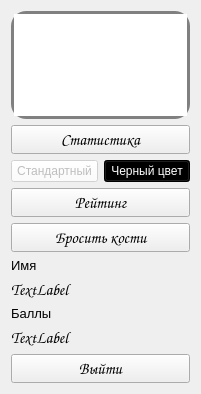
   <widget class="QWidget" name="verticalLayoutWidget">
    <property name="geometry">
     <rect>
      <x>1069</x>
      <y>10</y>
      <width>201</width>
      <height>394</height>
     </rect>
    </property>
    <layout class="QVBoxLayout" name="verticalLayout">
     <item>
      <widget class="QTextBrowser" name="dice_place">
       <property name="font">
        <font>
         <pointsize>25</pointsize>
        </font>
       </property>
       <property name="styleSheet">
        <string notr="true">border-radius: 15px;
border: 3px solid #c716bd;
border-color: grey;
</string>
       </property>
       <property name="html">
        <string>&lt;!DOCTYPE HTML PUBLIC &quot;-//W3C//DTD HTML 4.0//EN&quot; &quot;http://www.w3.org/TR/REC-html40/strict.dtd&quot;&gt;
&lt;html&gt;&lt;head&gt;&lt;meta name=&quot;qrichtext&quot; content=&quot;1&quot; /&gt;&lt;style type=&quot;text/css&quot;&gt;
p, li { white-space: pre-wrap; }
&lt;/style&gt;&lt;/head&gt;&lt;body style=&quot; font-family:'MS Shell Dlg 2'; font-size:25pt; font-weight:400; font-style:normal;&quot;&gt;
&lt;p align=&quot;center&quot; style=&quot;-qt-paragraph-type:empty; margin-top:0px; margin-bottom:0px; margin-left:0px; margin-right:0px; -qt-block-indent:0; text-indent:0px;&quot;&gt;&lt;br /&gt;&lt;/p&gt;&lt;/body&gt;&lt;/html&gt;</string>
       </property>
      </widget>
     </item>
     <item>
      <spacer name="verticalSpacer_6">
       <property name="orientation">
        <enum>Qt::Vertical</enum>
       </property>
       <property name="sizeHint" stdset="0">
        <size>
         <width>20</width>
         <height>40</height>
        </size>
       </property>
      </spacer>
     </item>
     <item>
      <spacer name="verticalSpacer_5">
       <property name="orientation">
        <enum>Qt::Vertical</enum>
       </property>
       <property name="sizeHint" stdset="0">
        <size>
         <width>20</width>
         <height>40</height>
        </size>
       </property>
      </spacer>
     </item>
     <item>
      <spacer name="verticalSpacer_4">
       <property name="orientation">
        <enum>Qt::Vertical</enum>
       </property>
       <property name="sizeHint" stdset="0">
        <size>
         <width>20</width>
         <height>40</height>
        </size>
       </property>
      </spacer>
     </item>
     <item>
      <spacer name="verticalSpacer_3">
       <property name="orientation">
        <enum>Qt::Vertical</enum>
       </property>
       <property name="sizeHint" stdset="0">
        <size>
         <width>20</width>
         <height>40</height>
        </size>
       </property>
      </spacer>
     </item>
     <item>
      <spacer name="verticalSpacer_2">
       <property name="orientation">
        <enum>Qt::Vertical</enum>
       </property>
       <property name="sizeHint" stdset="0">
        <size>
         <width>20</width>
         <height>40</height>
        </size>
       </property>
      </spacer>
     </item>
     <item>
      <spacer name="verticalSpacer">
       <property name="orientation">
        <enum>Qt::Vertical</enum>
       </property>
       <property name="sizeHint" stdset="0">
        <size>
         <width>20</width>
         <height>40</height>
        </size>
       </property>
      </spacer>
     </item>
     <item>
      <widget class="QPushButton" name="stat_btn">
       <property name="font">
        <font>
         <family>Comic Sans MS</family>
         <pointsize>12</pointsize>
        </font>
       </property>
       <property name="text">
        <string>Cтатистика</string>
       </property>
      </widget>
     </item>
     <item>
      <layout class="QHBoxLayout" name="horizontalLayout_2">
       <item>
        <widget class="QPushButton" name="white_2">
         <property name="enabled">
          <bool>false</bool>
         </property>
         <property name="styleSheet">
          <string notr="true">background-color:white;</string>
         </property>
         <property name="text">
          <string>Стандартный</string>
         </property>
        </widget>
       </item>
       <item>
        <widget class="QPushButton" name="black">
         <property name="styleSheet">
          <string notr="true">background-color:black;
color:white;</string>
         </property>
         <property name="text">
          <string>Черный цвет</string>
         </property>
        </widget>
       </item>
      </layout>
     </item>
     <item>
      <widget class="QPushButton" name="rate_table">
       <property name="font">
        <font>
         <family>Comic Sans MS</family>
         <pointsize>12</pointsize>
        </font>
       </property>
       <property name="text">
        <string>Рейтинг</string>
       </property>
      </widget>
     </item>
     <item>
      <widget class="QPushButton" name="throwing">
       <property name="font">
        <font>
         <family>Comic Sans MS</family>
         <pointsize>12</pointsize>
        </font>
       </property>
       <property name="text">
        <string>Бросить кости</string>
       </property>
      </widget>
     </item>
     <item>
      <widget class="QLabel" name="label">
       <property name="font">
        <font>
         <pointsize>10</pointsize>
        </font>
       </property>
       <property name="text">
        <string>Имя</string>
       </property>
      </widget>
     </item>
     <item>
      <widget class="QLabel" name="name_lb">
       <property name="font">
        <font>
         <family>Comic Sans MS</family>
         <pointsize>12</pointsize>
         <weight>50</weight>
         <italic>false</italic>
         <bold>false</bold>
         <underline>false</underline>
         <strikeout>false</strikeout>
         <kerning>true</kerning>
        </font>
       </property>
       <property name="text">
        <string>TextLabel</string>
       </property>
      </widget>
     </item>
     <item>
      <widget class="QLabel" name="label_2">
       <property name="font">
        <font>
         <pointsize>10</pointsize>
        </font>
       </property>
       <property name="text">
        <string>Баллы</string>
       </property>
      </widget>
     </item>
     <item>
      <widget class="QLabel" name="name_lb_2">
       <property name="font">
        <font>
         <family>Comic Sans MS</family>
         <pointsize>12</pointsize>
         <weight>50</weight>
         <italic>false</italic>
         <bold>false</bold>
         <underline>false</underline>
         <strikeout>false</strikeout>
         <kerning>true</kerning>
        </font>
       </property>
       <property name="text">
        <string>TextLabel</string>
       </property>
      </widget>
     </item>
     <item>
      <widget class="QPushButton" name="out_btn">
       <property name="font">
        <font>
         <family>Comic Sans MS</family>
         <pointsize>12</pointsize>
        </font>
       </property>
       <property name="text">
        <string>Выйти</string>
       </property>
      </widget>
     </item>
    </layout>
   </widget>
